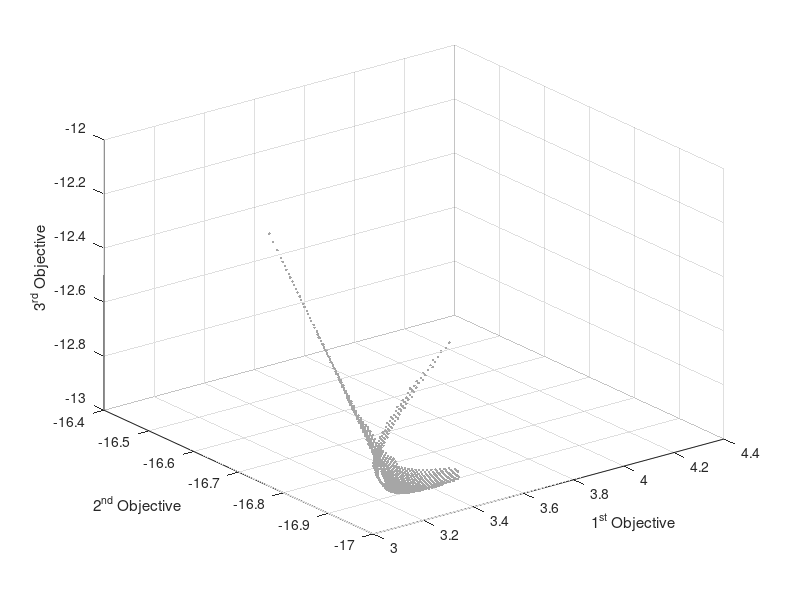

Write the MATLAB code that produced this figure.
load('Viennet2.mat');

% scatter3(PF(:, 1), PF(:, 2), PF(:, 3), 'c.');
scatter3(PF(:, 1), PF(:, 2), PF(:, 3),'SeriesIndex',1,'DisplayName','PF',...
    'MarkerEdgeColor',[0.650980392156863 0.650980392156863 0.650980392156863],...
    'MarkerFaceAlpha',0.5,...
    'MarkerFaceColor',[0.650980392156863 0.650980392156863 0.650980392156863],...
    'Marker','.');
xlabel('1^{st} Objective');
ylabel('2^{nd} Objective');
zlabel('3^{rd} Objective');
